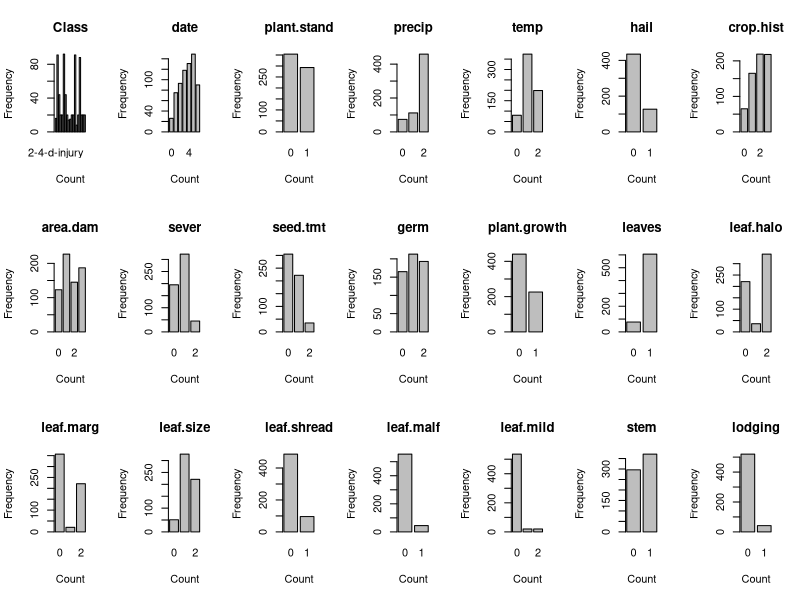
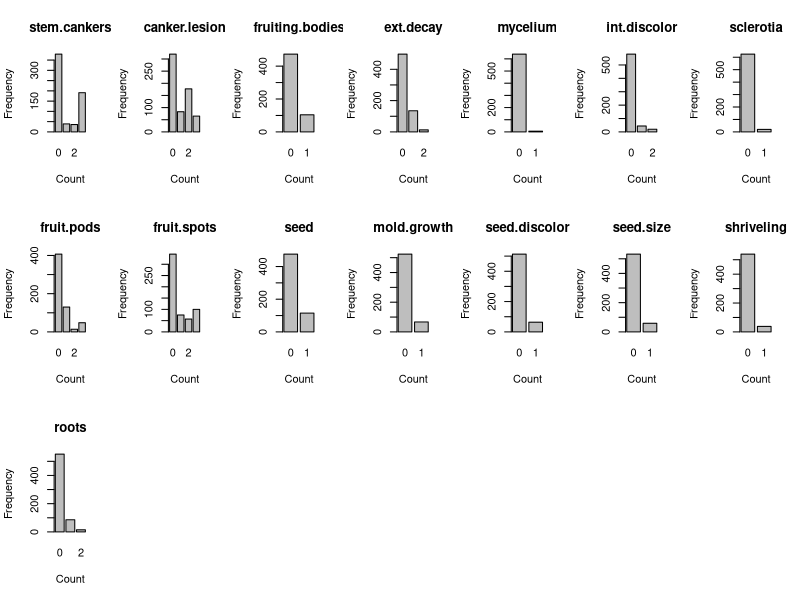

These charts were generated, in order, by the following R code:
## ---- chunk 1
knitr::opts_chunk$set(echo = TRUE, warning = FALSE)
## ---- chunk 2
library(mlbench)
library(caret)
library(dplyr)
library(e1071)
data("Soybean")
## ---- chunk 3
# Display the Frequency Distributions for Soybean data set
par(mfrow=c(3,7)) 
for(i in 1:ncol(Soybean)) { 
  x <- Soybean[,i]
  plot(x, 
  main = (colnames(Soybean[i])),
  xlab= 'Count',
  ylab= 'Frequency')
  } 
## ---- chunk 4
#Find Near Zero Variance
NZV <- nearZeroVar(Soybean, names = TRUE, saveMetrics = TRUE) #Return The full list of metrics
NZV %>% filter_all(any_vars(. %in% c('TRUE'))) #Only returned rows with TRUE NZV
## ---- chunk 5
Missing_by_Predictor <- sapply(Soybean, function(x) sum(is.na(x))) # using sapply to find NA's and report the number of NA's for each predictor
head(Missing_by_Predictor)
## ---- chunk 6
# Group Missing By Class for individual predictors
Group_By_Class <- aggregate(cbind(plant.stand,precip,temp,hail,crop.hist, area.dam,sever,seed.tmt,germ,plant.growth,leaves,leaf.halo,leaf.marg,leaf.size,leaf.shread,leaf.malf,leaf.mild,stem,lodging,stem.cankers,canker.lesion,fruiting.bodies,ext.decay,mycelium, int.discolor, sclerotia, fruit.pods, fruit.spots, seed, mold.growth,seed.discolor,seed.size,shriveling,roots) ~Class ,data=Soybean, function(x) {sum(is.na(x))},na.action=NULL) #Return a list of missing values based on class
head(Group_By_Class)
## ---- chunk 7
#Subset classes with missing values (excluded)
Remove <- subset(Soybean, Class!="2-4-d-injury" &  Class!="cyst-nematode" & Class!="diaporthe-pod-&-stem-blight"& Class!="herbicide-injury" & Class!="phytophthora-rot")
head(sapply(Remove, function(x) sum(is.na(x)))) # using sapply to find NA's and report the number of NA's for each predictor
## ---- chunk 8
Soybean_mean <- impute(Soybean, what = c("mean")) #Impute mean using e1017 package
Soybean_median <- impute(Soybean, what = c("median")) #Impute mean using e1017 package
## ---- chunk 9
#Subset classes with missing values (excluded)
Remove <- subset(Soybean, Class!="2-4-d-injury" &  Class!="cyst-nematode" & Class!="diaporthe-pod-&-stem-blight"& Class!="herbicide-injury" & Class!="phytophthora-rot")
